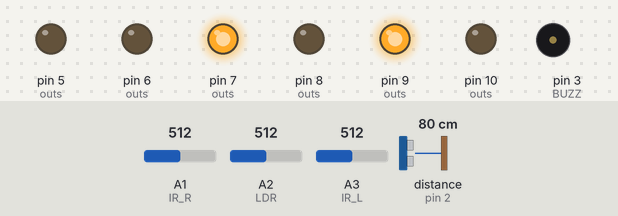
Bench run of a sketch on a simulated Arduino Uno, built with avr-gcc and run on an emulated ATmega328P. Parts: output pins drawn as LEDs (lit = HIGH), buzzer (waves = sounding). Wiring (inferred from the names in the program): ultrasonic range finder: trigger pin 4; echo pin 2. Inputs (shaded band) come from the test bench; at power-on: distance to the obstacle (sensor on pin 2) 80 cm, A3 (IR_L) = 512, A2 (LDR) = 512, A1 (IR_R) = 512. The echo pulse lasts 58.3 µs per cm; pins used as bus, display or sensor lines are not drawn; what the sketch prints to the serial monitor is not drawn.

Above: at 2.2 s.
2.3 s: distance to the obstacle (sensor on pin 2) set to 12 cm
3.8 s: distance to the obstacle (sensor on pin 2) set to 9 cm
At 3.86 s:
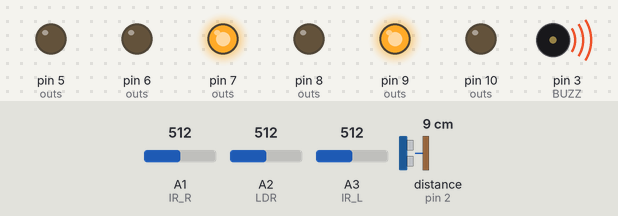
6.8 s: A3 (IR_L) set to 111
9.8 s: A3 (IR_L) set to 95
12.8 s: distance to the obstacle (sensor on pin 2) set to 18 cm
At 13.25 s:
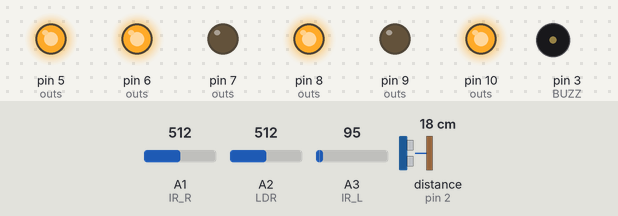
At 14.4 s:
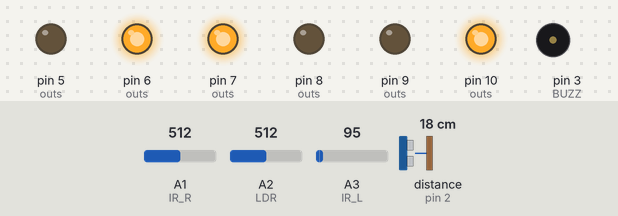
14.9 s: A2 (LDR) set to 842
16.5 s: A2 (LDR) set to 862
At 17.5 s:
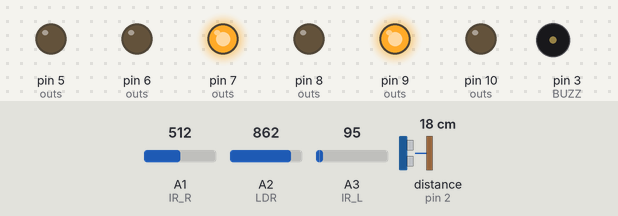
Timing chart, 0 to 20.5 s (numbered marks = the images above; inputs shaded):
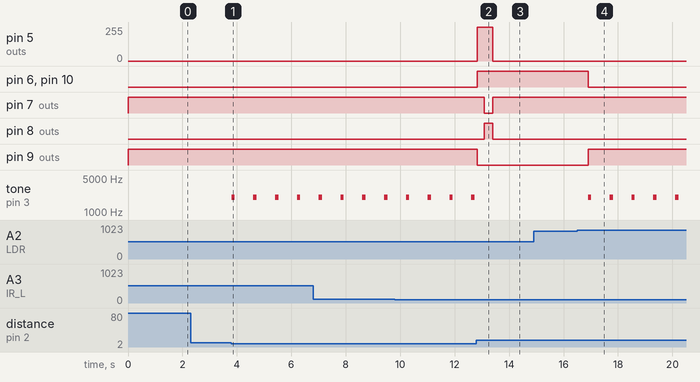

Measured:
- the behaviour switches between 11 and 10 cm on distance to the obstacle (sensor on pin 2) (found by bisection; images 0 and 1)
- the behaviour switches between 850 and 851 on A2 (LDR) (found by bisection; images 3 and 4)
- after the input at 2.3 s, every drawn part: stays the same
- after the input at 3.8 s, tone on pin 3 (BUZZ): alternates 2000 Hz for 0.12 s and silent for 0.68 s, starting at once
- after the input at 12.8 s, pin 5 (outs): 0/255 → 252/255 at once, → 0/255 0.57 s later; pin 6 (outs), pin 10 (outs): LOW → HIGH at once; pin 7 (outs): HIGH → LOW after 0.29 s, → HIGH 0.32 s later; pin 8 (outs): LOW → HIGH after 0.29 s, → LOW 0.32 s later; pin 9 (outs): HIGH → LOW at once
- after the input at 14.9 s, every drawn part: stays the same
- after the input at 16.5 s, pin 6 (outs), pin 10 (outs): HIGH → LOW after 0.40 s; pin 9 (outs): LOW → HIGH after 0.40 s; tone on pin 3 (BUZZ): alternates 2000 Hz for 0.12 s and silent for 0.68 s, starting after 0.40 s

The sketch:

line_tracer_competition.ino
```cpp
#include <Arduino.h>

// ============================================================

//  2-Sensor Straddle Line Tracer

//  Arduino UNO + L298N

//

//  추가 기능

//  1. 리셋 후 첫 직진 시작 시 RESET BOOST

//  2. 양쪽 흰색 3초 유지 -> 직선 코스로 판단 -> PWM 상승

//  3. 검정 감지 즉시 FAST 해제 -> 저속 곡선 제어

//  4. 곡선/직각회전 중 마찰 정지 대비 짧은 TORQUE KICK

// ============================================================

// ============================================================

// 핀

// ============================================================

const uint8_t IR_L = A3;

const uint8_t IR_R = A1;

const uint8_t LDR  = A2;

const uint8_t TRIG = 4;

const uint8_t ECHO = 2;

const uint8_t BUZZ = 3;

const uint8_t ENA = 5, IN1 = 7, IN2 = 8;    // 오른쪽 모터

const uint8_t ENB = 6, IN3 = 9, IN4 = 10;   // 왼쪽 모터

// ============================================================

// 센서 캘리브레이션

// ============================================================

#define CALIBRATE 0

const int IR_TH_L = 100;

const int IR_TH_R = 60;

const bool BLACK_HIGH = true;

// 모터 방향

const bool FLIP_R = true;

const bool FLIP_L = true;

// 좌우 직진 보정

const int TRIM_L = 100;

const int TRIM_R = 99;

// ============================================================

// 주행 PWM

// ============================================================

// 일반 직진

const int BASE_NORMAL = 100;

// ------------------------------------------------------------

// NEW : 흰색 3초 이상 -> 직선 고속 모드

// ------------------------------------------------------------

const unsigned long STRAIGHT_CONFIRM_MS = 3000;

// 직선이라고 확인됐을 때 PWM

const int BASE_FAST = 118;

// ------------------------------------------------------------

// 곡선

//

// 검정이 들어오면 FAST 모드를 바로 끄고

// 아래 PWM으로 회전.

//

// 기존보다 조금 얌전하게 설정.

// 너무 약하면 CURVE_OUT부터 올리면 됨.

// ------------------------------------------------------------

const int CURVE_IN  = -88;

const int CURVE_OUT = 108;

// 너무 낮으면 정지마찰 때문에 모터 안 움직임

const int MIN_PWM = 80;

static_assert(

  CURVE_IN == 0 ||

  CURVE_IN <= -MIN_PWM ||

  CURVE_IN >= MIN_PWM,

  "CURVE_IN is swallowed by MIN_PWM"

);

static_assert(

  CURVE_OUT >= MIN_PWM &&

  CURVE_OUT <= 255,

  "CURVE_OUT out of range"

);

// ============================================================

// 정지 -> 재출발 부스트

// ============================================================

const int START_BOOST_PWM = 255;

const unsigned long START_BOOST_MS = 2000;

// ============================================================

// NEW : 리셋 후 첫 직진 시작 토크

//

// 전원을 켜거나 RESET 버튼을 누른 후

// 최초로 양쪽 바퀴가 직진 명령을 받을 때 한 번만 동작.

// ============================================================

const int RESET_BOOST_PWM = 255;

const unsigned long RESET_BOOST_MS = 10000;  // 10초

// ============================================================

// 곡선 주행 중 토크 재부스트

//

// 엔코더가 없으므로 실제 정지를 감지할 수는 없음.

// 대신 같은 방향 검정이 일정 시간 유지되면

// 한 번 짧게 PWM을 올려 정지마찰 극복.

// ============================================================

const unsigned long CURVE_KICK_DELAY_MS = 130;

const unsigned long CURVE_KICK_MS       = 60;

const int CURVE_KICK_ADD = 12;

// ============================================================

// 직각 회전

// ============================================================

const int PIVOT = 149;

// 처음 직각 회전 시작 부스트

const int PIVOT_BOOST = 193;

const unsigned long PIVOT_BOOST_MS = 100;

// ------------------------------------------------------------

// NEW : 직각 회전 중 재부스트

//

// 회전하다 볼캐스터/노면 마찰 때문에 힘이 부족한 경우

// 주기적으로 아주 짧게 조금만 추가.

// ------------------------------------------------------------

const unsigned long PIVOT_REKICK_START_MS  = 250;

const unsigned long PIVOT_REKICK_PERIOD_MS = 300;

const unsigned long PIVOT_REKICK_MS        = 55;

const int PIVOT_REKICK_ADD = 12;

// ============================================================

// 코너 판정

// ============================================================

// 한쪽 검정이 이 시간 이상 유지 -> 직각 코너

const unsigned long CORNER_MS = 250;

// 센서가 바퀴보다 앞에 있기 때문에

// 코너를 감지한 뒤 살짝 더 앞으로 감

const unsigned long ADVANCE_MS = 320;

// 회전 완료 후 반대 방향으로 살짝 되감기

const unsigned long BACKOFF_MS = 120;

// ============================================================

// 기타 센서

// ============================================================

const int LDR_DARK = 850;

const unsigned long DARK_MS = 400;

const int STOP_CM = 10;

const unsigned long LOG_MS = 100;

// ============================================================

// Drive 구조체

// ============================================================

struct Drive {

  int l;

  int r;

};

static Drive mk(int l, int r) {

  Drive d;

  d.l = l;

  d.r = r;

  return d;

}

// ============================================================

// 상태 변수

// ============================================================

// -1 : 왼쪽 검정

// +1 : 오른쪽 검정

int8_t blackSide = 0;

unsigned long blackSince = 0;

// 직각 코너

int8_t cornerDir = 0;

unsigned long advanceUntil = 0;

unsigned long backUntil = 0;

// 직각 회전 부스트

bool pivotStarted = false;

unsigned long pivotBoostUntil = 0;

unsigned long pivotStartTime = 0;

// ------------------------------------------------------------

// NEW : 직선 고속모드

// ------------------------------------------------------------

bool fastStraight = false;

unsigned long whiteSince = 0;

// ============================================================

// PWM 크기 조금 증가시키기

// ============================================================

int addPWM(int v, int add) {

  if (v > 0) {

    v += add;

    if (v > 255) {

      v = 255;

    }

  }

  else if (v < 0) {

    v -= add;

    if (v < -255) {

      v = -255;

    }

  }

  return v;

}

// ============================================================

// 조향 결정

// ============================================================

Drive decide(bool L, bool R, unsigned long now) {

  // ==========================================================

  // 이미 직각 코너 처리 중

  // ==========================================================

  if (cornerDir) {

    // --------------------------------------------------------

    // 1. 코너 감지 후 조금 더 전진

    // --------------------------------------------------------

    if (now < advanceUntil) {

      return mk(

        BASE_NORMAL,

        BASE_NORMAL

      );

    }

    // --------------------------------------------------------

    // 2. 반대쪽 센서가 새 라인을 잡을 때까지 회전

    // --------------------------------------------------------

    bool opposite =

      (cornerDir < 0)

        ? R

        : L;

    if (!backUntil && !opposite) {

      // 실제 회전 시작

      if (!pivotStarted) {

        pivotStarted = true;

        pivotStartTime = now;

        pivotBoostUntil =

          now + PIVOT_BOOST_MS;

      }

      int turnPWM = PIVOT;

      // ------------------------------------------------------

      // 최초 회전 부스트

      // ------------------------------------------------------

      if (now < pivotBoostUntil) {

        turnPWM = PIVOT_BOOST;

      }

      // ------------------------------------------------------

      // NEW

      // 회전이 길어지는 경우 짧은 재부스트

      // ------------------------------------------------------

      else {

        unsigned long pivotElapsed =

          now - pivotStartTime;

        if (pivotElapsed >

            PIVOT_REKICK_START_MS) {

          unsigned long phase =

            (

              pivotElapsed -

              PIVOT_REKICK_START_MS

            )

            %

            PIVOT_REKICK_PERIOD_MS;

          if (phase < PIVOT_REKICK_MS) {

            turnPWM =

              min(

                255,

                PIVOT +

                PIVOT_REKICK_ADD

              );

          }

        }

      }

      // 좌회전

      // 왼쪽 정지 / 오른쪽 전진

      if (cornerDir < 0) {

        return mk(

          0,

          turnPWM

        );

      }

      // 우회전

      // 왼쪽 전진 / 오른쪽 정지

      else {

        return mk(

          turnPWM,

          0

        );

      }

    }

    // --------------------------------------------------------

    // 3. 반대 센서가 라인을 잡았으면 되감기

    // --------------------------------------------------------

    bool detector =

      (cornerDir < 0)

        ? L

        : R;

    if (!backUntil) {

      backUntil =

        now + BACKOFF_MS;

      pivotStarted = false;

      pivotBoostUntil = 0;

      pivotStartTime = 0;

    }

    if (

      now < backUntil &&

      !detector

    ) {

      // 좌회전 후 반대로 살짝

      if (cornerDir < 0) {

        return mk(

          PIVOT,

          0

        );

      }

      // 우회전 후 반대로

      else {

        return mk(

          0,

          PIVOT

        );

      }

    }

    // --------------------------------------------------------

    // 코너 처리 종료

    // --------------------------------------------------------

    cornerDir = 0;

    backUntil = 0;

    blackSide = 0;

    pivotStarted = false;

    pivotBoostUntil = 0;

    pivotStartTime = 0;

  }

  // ==========================================================

  // 일반 라인 추종

  // ==========================================================

  int8_t side = 0;

  if (L && !R) {

    side = -1;

  }

  else if (R && !L) {

    side = +1;

  }

  else if (L && R) {

    // 둘 다 검정일 경우

    // 직전 방향 유지

    side = blackSide;

  }

  // 방향 바뀜

  if (side != blackSide) {

    blackSide = side;

    blackSince = now;

  }

  // ==========================================================

  // 양쪽 흰색 -> 직진

  // ==========================================================

  if (side == 0) {

    // --------------------------------------------------------

    // NEW

    // 3초 이상 흰색이면 고속

    // --------------------------------------------------------

    if (fastStraight) {

      return mk(

        BASE_FAST,

        BASE_FAST

      );

    }

    return mk(

      BASE_NORMAL,

      BASE_NORMAL

    );

  }

  // ==========================================================

  // 검정 감지 상태

  // ==========================================================

  unsigned long blackElapsed =

    now - blackSince;

  // ==========================================================

  // 같은 방향 검정 오래 유지 -> 직각 코너

  // ==========================================================

  if (blackElapsed > CORNER_MS) {

    cornerDir = side;

    advanceUntil =

      now + ADVANCE_MS;

    pivotStarted = false;

    pivotBoostUntil = 0;

    pivotStartTime = 0;

    // 코너 진입 시에는 반드시 저속

    return mk(

      BASE_NORMAL,

      BASE_NORMAL

    );

  }

  // ==========================================================

  // NEW : 일반 곡선 중 TORQUE KICK

  // ==========================================================

  int curveIn  = CURVE_IN;

  int curveOut = CURVE_OUT;

  if (

    blackElapsed >= CURVE_KICK_DELAY_MS &&

    blackElapsed <

      (

        CURVE_KICK_DELAY_MS +

        CURVE_KICK_MS

      )

  ) {

    curveIn =

      addPWM(

        curveIn,

        CURVE_KICK_ADD

      );

    curveOut =

      addPWM(

        curveOut,

        CURVE_KICK_ADD

      );

  }

  // ==========================================================

  // 곡선 제어

  // ==========================================================

  // 왼쪽 검정

  if (side < 0) {

    return mk(

      curveIn,

      curveOut

    );

  }

  // 오른쪽 검정

  else {

    return mk(

      curveOut,

      curveIn

    );

  }

}

// ============================================================

// 센서

// ============================================================

bool isBlack(uint8_t pin, int th) {

  int v = analogRead(pin);

  return BLACK_HIGH

           ? (v > th)

           : (v < th);

}

// ============================================================

// 모터

// ============================================================

void motor(

  uint8_t en,

  uint8_t a,

  uint8_t b,

  int v,

  bool flip

) {

  if (flip) {

    v = -v;

  }

  int p =

    constrain(

      abs(v),

      0,

      255

    );

  // 정지마찰 보완

  if (

    p > 0 &&

    p < MIN_PWM

  ) {

    p = MIN_PWM;

  }

  digitalWrite(

    a,

    v >= 0

  );

  digitalWrite(

    b,

    v < 0

  );

  analogWrite(

    en,

    p

  );

}

// ============================================================

// 정지 -> 출발 START BOOST

// ============================================================

int applyStartBoost(

  int v,

  int8_t &lastSign,

  unsigned long &boostUntil,

  unsigned long now

) {

  int8_t sign = 0;

  if (v > 0) {

    sign = 1;

  }

  else if (v < 0) {

    sign = -1;

  }

  // 정지

  if (sign == 0) {

    lastSign = 0;

    boostUntil = 0;

    return 0;

  }

  // 정지 상태에서 다시 움직이기 시작

  if (lastSign == 0) {

    boostUntil =

      now + START_BOOST_MS;

  }

  lastSign = sign;

  if (

    now < boostUntil &&

    abs(v) < START_BOOST_PWM

  ) {

    return

      sign *

      START_BOOST_PWM;

  }

  return v;

}

// ============================================================

// Drive

// ============================================================

void drive(Drive d) {

  static int8_t lastSignL = 0;

  static int8_t lastSignR = 0;

  static unsigned long boostUntilL = 0;

  static unsigned long boostUntilR = 0;

  // ----------------------------------------------------------

  // NEW : 리셋 후 첫 직진 부스트

  // ----------------------------------------------------------

  static bool resetBoostDone = false;

  static unsigned long resetBoostUntil = 0;

  unsigned long now = millis();

  // 양쪽 바퀴가 처음으로 전진 명령을 받는 순간

  if (

    !resetBoostDone &&

    d.l > 0 &&

    d.r > 0

  ) {

    resetBoostDone = true;

    resetBoostUntil =

      now + RESET_BOOST_MS;

  }

  // 기존 START BOOST

  int leftCmd =

    applyStartBoost(

      d.l,

      lastSignL,

      boostUntilL,

      now

    );

  int rightCmd =

    applyStartBoost(

      d.r,

      lastSignR,

      boostUntilR,

      now

    );

  // ----------------------------------------------------------

  // NEW

  // Reset 이후 첫 직진에 조금 더 강한 토크

  // ----------------------------------------------------------

  if (now < resetBoostUntil) {

    if (

      leftCmd > 0 &&

      leftCmd < RESET_BOOST_PWM

    ) {

      leftCmd =

        RESET_BOOST_PWM;

    }

    if (

      rightCmd > 0 &&

      rightCmd < RESET_BOOST_PWM

    ) {

      rightCmd =

        RESET_BOOST_PWM;

    }

  }

  motor(

    ENB,

    IN3,

    IN4,

    leftCmd *

    TRIM_L /

    100,

    FLIP_L

  );

  motor(

    ENA,

    IN1,

    IN2,

    rightCmd *

    TRIM_R /

    100,

    FLIP_R

  );

}

// ============================================================

// 정지

// ============================================================

void halt() {

  drive(

    mk(0, 0)

  );

}

// ============================================================

// 초음파

// ============================================================

long pingCm() {

  digitalWrite(

    TRIG,

    LOW

  );

  delayMicroseconds(2);

  digitalWrite(

    TRIG,

    HIGH

  );

  delayMicroseconds(10);

  digitalWrite(

    TRIG,

    LOW

  );

  long us =

    pulseIn(

      ECHO,

      HIGH,

      25000UL

    );

  return us

           ? us / 58

           : 999;

}

// ============================================================

// Setup

// ============================================================

void setup() {

  Serial.begin(115200);

  pinMode(

    IR_L,

    INPUT

  );

  pinMode(

    IR_R,

    INPUT

  );

  pinMode(

    LDR,

    INPUT_PULLUP

  );

  pinMode(

    TRIG,

    OUTPUT

  );

  pinMode(

    ECHO,

    INPUT

  );

  pinMode(

    BUZZ,

    OUTPUT

  );

  const uint8_t outs[] = {

    ENA,

    IN1,

    IN2,

    ENB,

    IN3,

    IN4

  };

  for (

    uint8_t i = 0;

    i < sizeof(outs);

    i++

  ) {

    pinMode(

      outs[i],

      OUTPUT

    );

  }

  halt();

  // 차를 바닥에 놓을 시간

  delay(1000);

}

// ============================================================

// Main Loop

// ============================================================

void loop() {

#if CALIBRATE

  Serial.print(F("L="));

  Serial.print(

    analogRead(IR_L)

  );

  Serial.print(

    isBlack(

      IR_L,

      IR_TH_L

    )

      ? F("(BLACK)\t")

      : F("(white)\t")

  );

  Serial.print(F("R="));

  Serial.print(

    analogRead(IR_R)

  );

  Serial.print(

    isBlack(

      IR_R,

      IR_TH_R

    )

      ? F("(BLACK)\t")

      : F("(white)\t")

  );

  Serial.print(F("LDR="));

  Serial.print(

    analogRead(LDR)

  );

  Serial.println(

    analogRead(LDR) >

    LDR_DARK

      ? F("(dark)")

      : F("")

  );

  halt();

  delay(200);

  return;

#endif

  unsigned long now =

    millis();

  bool L =

    isBlack(

      IR_L,

      IR_TH_L

    );

  bool R =

    isBlack(

      IR_R,

      IR_TH_R

    );

  int ldr =

    analogRead(LDR);

  // ==========================================================

  // 1. 장애물

  // ==========================================================

  static unsigned long lastPing = 0;

  static long dist = 999;

  if (

    now - lastPing >

    60

  ) {

    lastPing = now;

    dist = pingCm();

  }

  // ==========================================================

  // 2. 그림자

  // ==========================================================

  static unsigned long darkSince = 0;

  if (ldr > LDR_DARK) {

    if (!darkSince) {

      darkSince = now;

    }

  }

  else {

    darkSince = 0;

  }

  bool shadowed =

    darkSince &&

    (

      now - darkSince >

      DARK_MS

    );

  // ==========================================================

  // 3. 출발 게이트

  // ==========================================================

  static bool armed = false;

  if (!(L && R)) {

    armed = true;

  }

  // ==========================================================

  // NEW

  // 4. 직선 코스 판단

  // ==========================================================

  bool canDrive =

    armed &&

    dist >= STOP_CM &&

    !shadowed;

  // ----------------------------------------------------------

  // 양쪽 모두 흰색이고

  // 정상적으로 주행 가능한 상태이며

  // 직각 코너 처리 중이 아닐 때만 시간 측정

  // ----------------------------------------------------------

  if (

    canDrive &&

    !cornerDir &&

    !L &&

    !R

  ) {

    if (!whiteSince) {

      whiteSince = now;

    }

    if (

      now - whiteSince >=

      STRAIGHT_CONFIRM_MS

    ) {

      fastStraight = true;

    }

  }

  // ----------------------------------------------------------

  // 검정을 하나라도 감지하는 순간

  // 즉시 FAST 해제

  // ----------------------------------------------------------

  else {

    whiteSince = 0;

    if (

      L ||

      R ||

      cornerDir ||

      !canDrive

    ) {

      fastStraight = false;

    }

  }

  // ==========================================================

  // 5. 실제 주행

  // ==========================================================

  Drive d =

    mk(0, 0);

  const __FlashStringHelper *state;

  if (

    dist < STOP_CM

  ) {

    state =

      F("STOP-장애물");

  }

  else if (

    shadowed

  ) {

    state =

      F("STOP-그림자");

  }

  else if (

    !armed

  ) {

    state =

      F("WAIT-바닥에내려놓으세요");

  }

  else {

    d =

      decide(

        L,

        R,

        now

      );

    if (fastStraight) {

      state =

        F("RUN-FAST-STRAIGHT");

    }

    else {

      state =

        F("RUN");

    }

  }

  drive(d);

  // ==========================================================

  // 장애물 / 그림자 경고

  // ==========================================================

  if (

    dist < STOP_CM ||

    shadowed

  ) {

    static unsigned long lastBeep = 0;

    if (

      now - lastBeep >

      800

    ) {

      lastBeep = now;

      tone(

        BUZZ,

        2000,

        120

      );

    }

    // 다시 시작할 때

    // 코너 오판 방지

    blackSince = now;

  }

  // ==========================================================

  // 상태 출력

  // ==========================================================

  static unsigned long lastLog = 0;

  if (

    LOG_MS &&

    now - lastLog >

    LOG_MS

  ) {

    lastLog = now;

    Serial.print(F("L="));

    Serial.print(

      analogRead(IR_L)

    );

    Serial.print(

      L

        ? F("(B)\t")

        : F("(w)\t")

    );

    Serial.print(F("R="));

    Serial.print(

      analogRead(IR_R)

    );

    Serial.print(

      R

        ? F("(B)\t")

        : F("(w)\t")

    );

    Serial.print(F("LDR="));

    Serial.print(ldr);

    Serial.print(

      ldr > LDR_DARK

        ? F("(dark)\t")

        : F("\t")

    );

    Serial.print(F("dist="));

    Serial.print(dist);

    Serial.print(F("cm\t"));

    Serial.print(F("PWM "));

    Serial.print(d.l);

    Serial.print('/');

    Serial.print(d.r);

    Serial.print(F("\tFAST="));

    Serial.print(

      fastStraight

        ? F("1")

        : F("0")

    );

    Serial.print(F("\tWHITE="));

    if (whiteSince) {

      Serial.print(

        now - whiteSince

      );

    }

    else {

      Serial.print(0);

    }

    Serial.print(F("ms\t"));

    Serial.println(state);

  }

}
```

Source omitted: last.cpp (14972 bytes), sunyohan_copy.cpp (10995 bytes), sunyohan.cpp (11148 bytes)
